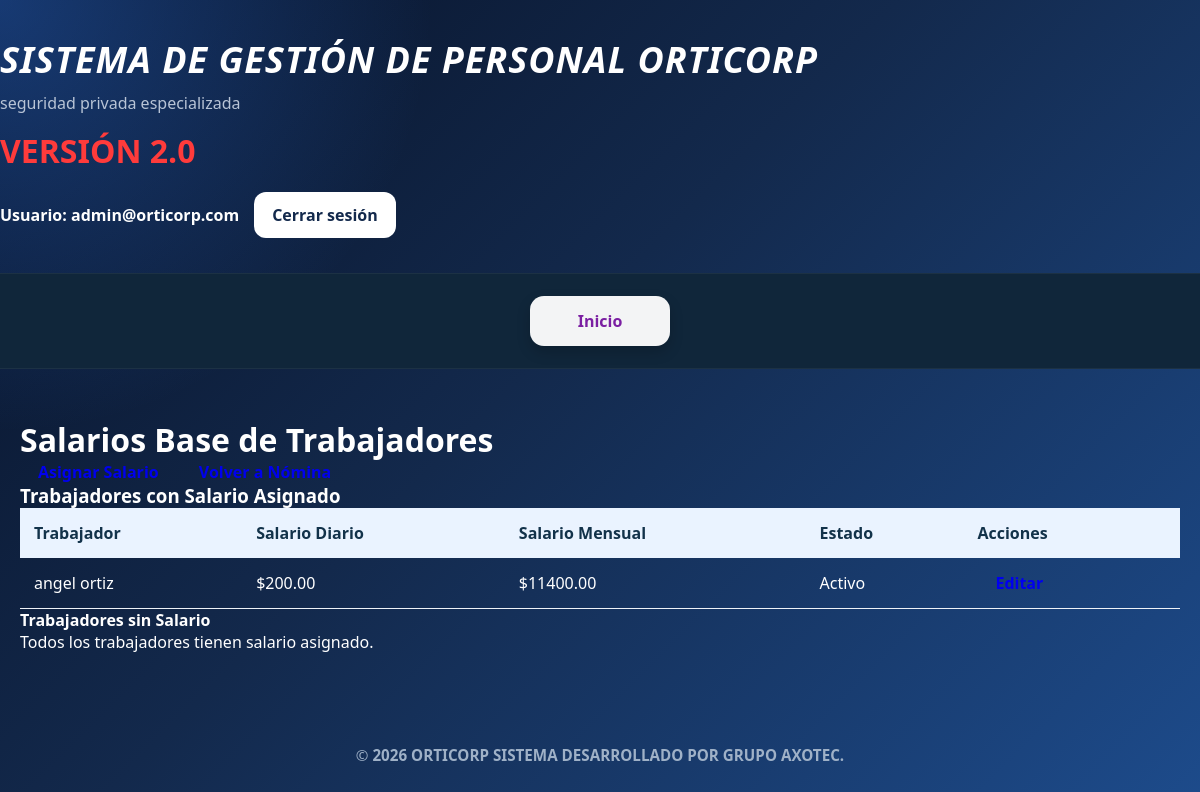
The page /nomina/salarios/ (signed in) on the database its author committed.
### polls/models.py (models this page shows, shortened)
class CustomUser(AbstractUser):
    ROLES = (
        ('ADMIN', 'Administrador'),
        ('HR', 'Recursos Humanos'),
        ('VIEW', 'Vista'),
    )
    username = None
    email = models.EmailField(unique=True)
    role = models.CharField(max_length=10, choices=ROLES, default='VIEW')
    USERNAME_FIELD = 'email'
    REQUIRED_FIELDS = []
    objects = CustomUserManager()

class Trabajador(models.Model):
	nombre = models.CharField(max_length=128)
	apellido = models.CharField(max_length=128, blank=True, null=True)
	apellido_materno = models.CharField(max_length=128, blank=True, null=True)
	rfc = models.CharField(max_length=64, blank=True, null=True)
	no_exterior = models.CharField(max_length=64, blank=True, null=True)
	curp_text = models.CharField(max_length=128, blank=True, null=True)
	codigo_postal = models.CharField(max_length=16, blank=True, null=True)
	cuip_text = models.CharField(max_length=128, blank=True, null=True)
	entidad_federativa = models.CharField(max_length=128, blank=True, null=True)
	nss_text = models.CharField(max_length=128, blank=True, null=True)
	calle = models.CharField(max_length=256, blank=True, null=True)
	horario = models.ForeignKey(Horarios, on_delete=models.SET_NULL, blank=True, null=True, related_name="trabajadores")
	calle_servicio = models.CharField(max_length=256, blank=True, null=True)
	no_exterior_servicio = models.CharField(max_length=64, blank=True, null=True)
	entidad_servicio = models.CharField(max_length=128, blank=True, null=True)
	estado_servicio = models.CharField(max_length=64, blank=True, null=True)
	fecha_ingreso = models.DateTimeField(default=timezone.now)
	estado = models.CharField(max_length=64, default="Activo", blank=True, null=True)

### nomina/models.py (models this page shows, shortened)
class SalarioBase(models.Model):
    trabajador = models.OneToOneField(Trabajador, on_delete=models.CASCADE, related_name='salario_base')
    salario_diario = models.DecimalField(max_digits=10, decimal_places=2, help_text="Salario diario del trabajador")
    salario_mensual = models.DecimalField(max_digits=10, decimal_places=2, blank=True, null=True, help_text="Salario mensual (calculado)")
    activo = models.BooleanField(default=True)

### nomina/views.py (the view)
# urls.py: path('salarios/', views.salario_list, name='salario_list'),
@login_required
def salario_list(request):
    salarios = SalarioBase.objects.filter(activo=True).select_related('trabajador')
    trabajadores_sin_salario = Trabajador.objects.filter(estado='Activo').exclude(salario_base__isnull=False)
    return render(request, 'nomina/salario_list.html', {
        'salarios': salarios,
        'trabajadores_sin_salario': trabajadores_sin_salario,
    })

### nomina/templates/nomina/salario_list.html (shortened to what this page needs)
{% extends 'polls/base.html' %}
{% block content %}
<div class="container">
    <h1>Salarios Base de Trabajadores</h1>
    <div class="mb-3 d-flex gap-2 flex-wrap">
        <a href="{% url 'nomina:salario_create' %}" class="btn btn-primary">Asignar Salario</a>
        <a href="{% url 'nomina:periodo_list' %}" class="btn btn-secondary">Volver a Nómina</a>
    </div>
    <div class="row">
        <div class="col-md-8">
            <h3>Trabajadores con Salario Asignado</h3>
            <table class="table table-striped">
                <thead>
                    <tr>
                        <th>Trabajador</th>
                        <th>Salario Diario</th>
                        <th>Salario Mensual</th>
                        <th>Estado</th>
                        <th>Acciones</th>
                    </tr>
                </thead>
                <tbody>
                    {% for salario in salarios %}
                    <tr>
                        <td>{{ salario.trabajador.nombre }} {{ salario.trabajador.apellido }}</td>
                        <td>${{ salario.salario_diario }}</td>
                        <td>${{ salario.salario_mensual }}</td>
                        <td>{% if salario.activo %}Activo{% else %}Inactivo{% endif %}</td>
                        <td>
                            <a href="{% url 'nomina:salario_edit' salario.pk %}" class="btn btn-sm btn-warning">Editar</a>
                        </td>
                    </tr>
                    {% empty %}
                    <tr>
                        <td colspan="5">No hay salarios asignados.</td>
                    </tr>
                    {% endfor %}
                </tbody>
            </table>
        </div>
        <div class="col-md-4">
            <h4>Trabajadores sin Salario</h4>
            {% if trabajadores_sin_salario %}
                <div class="list-group">
                    {% for trabajador in trabajadores_sin_salario %}
                    <a href="{% url 'nomina:salario_create_trabajador' trabajador.pk %}" class="list-group-item list-group-item-action">
                        {{ trabajador.nombre }} {{ trabajador.apellido }}
                    </a>
                    {% endfor %}
                </div>
            {% else %}
                <p class="text-muted">Todos los trabajadores tienen salario asignado.</p>
            {% endif %}
        </div>
    </div>
</div>
{% endblock %}

### polls/templates/polls/base.html (shortened to what this page needs)
{% load static %}
<!DOCTYPE html>
<html lang="es">
<head>
    <link rel="stylesheet" href="{% static 'polls/css/theme.css' %}">
</head>
<body class="{% block body_class %}{% endblock %}">
    <header class="app-header">
        <div class="container header-inner">
            <div class="brand">
                <h1><em>SISTEMA DE GESTIÓN DE PERSONAL ORTICORP</em></h1>
                <p class="subtitle">
                    seguridad privada especializada
                </p>
                <h2 class="version">
                    VERSIÓN 2.0
                </h2>
            </div>
            <div class="user-area">
                {% if user.is_authenticated %}
                    <span class="user-label">
                        Usuario:
                        <strong>{{ user.get_username }}</strong>
                    </span>
                    <a class="logout-btn" href="{% url 'logout' %}">
                        Cerrar sesión
                    </a>
                {% else %}
                    <a class="logout-btn" href="{% url 'login' %}">
                        Iniciar sesión
                    </a>
                {% endif %}
            </div>
        </div>
        <nav class="app-nav">
            <div class="container nav-inner">
                <a class="nav-link" href="{% url 'inicio' %}">
                    Inicio
                </a>
            </div>
        </nav>
    </header>
    <main class="container main-content">
        {% block content %}{% endblock %}
    </main>
    <footer class="copight">
        &copy;
        <strong>
            2026 ORTICORP SISTEMA DESARROLLADO POR GRUPO AXOTEC.
        </strong>
    </footer>
</body>
</html>

### polls/static/polls/css/theme.css (style rules this page uses)
:root { --bg:#071428; --panel:#ffffff; --muted:#9fb1c7; --accent-purple:#7b1fa2; --accent-blue:#2b6ea3; --soft-blue:#eaf3ff; --success:#27ae60; --danger:#e74c3c; }
* { margin:0; padding:0; box-sizing:border-box; }
html { scroll-behavior:smooth; }
body { min-height:100vh; font-family:'Segoe UI', Arial, sans-serif; color:#ffffff; display:flex; flex-direction:column; background: radial-gradient(circle at top left, rgba(53,132,255,0.35), transparent 30%), linear-gradient( 135deg, #071228 0%, #13294c 45%, #1d4b8b 100%); }
.container { width:100%; max-width:1200px; margin:auto; padding:0 20px; }
.app-header { width:100%; }
.header-inner { display:flex; justify-content:space-between; align-items:center; gap:20px; flex-wrap:wrap; padding:35px 0; }
.brand h1 { font-size:clamp(1.5rem,3vw,2.5rem); color:#ffffff; letter-spacing:1px; }
.subtitle { margin-top:8px; color:#b8c4d6; font-size:1rem; }
.version { margin-top:15px; color:#ff3b3b; font-size:2rem; }
.user-area { display:flex; align-items:center; gap:15px; flex-wrap:wrap; }
.user-label { color:#ffffff; font-weight:600; }
.logout-btn { background:#ffffff; color:#13294c; text-decoration:none; padding:12px 18px; border-radius:12px; font-weight:700; transition:0.3s ease; }
.app-nav { width:100%; background:#10263a; border-top:1px solid rgba(255,255,255,0.05); border-bottom:1px solid rgba(255,255,255,0.05); }
.nav-inner { display:flex; justify-content:center; flex-wrap:wrap; gap:14px; padding:22px 0; }
.nav-link { min-width:140px; text-align:center; text-decoration:none; background:rgba(255,255,255,0.95); color:var(--accent-purple); font-weight:700; padding:14px 18px; border-radius:14px; transition:0.3s ease; box-shadow:0 6px 14px rgba(0,0,0,0.18); }
.main-content { width:100%; padding:40px 0; }
.btn { border:none; border-radius:10px; padding:12px 18px; font-weight:700; cursor:pointer; transition:0.3s ease; text-decoration:none; }
table { width:100%; min-width:800px; border-collapse:collapse; }
th { background:var(--soft-blue); color:#12324a; padding:14px; text-align:left; font-weight:700; }
td { padding:14px; border-bottom:1px solid #eef2f7; }
.copight { margin-top:auto; text-align:center; padding:35px 20px; color:#9fb1c7; font-size:0.95rem; }

### rows shown on the page
CustomUser: get_username "admin@orticorp.com"
SalarioBase: trabajador.nombre "angel", trabajador.apellido "ortiz", salario_diario "200.00", salario_mensual "11400.00", activo "Activo"
